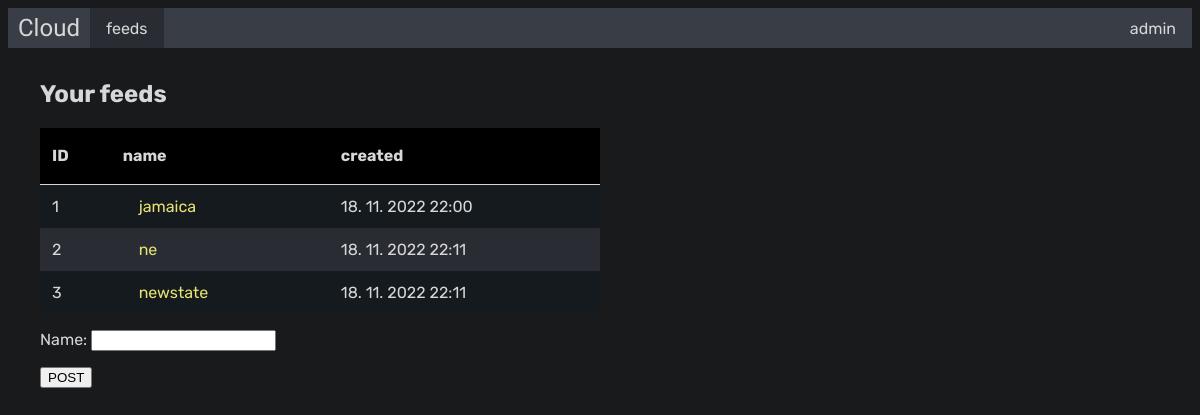
Before: /cloud/feed/ (signed in) with the older database file.
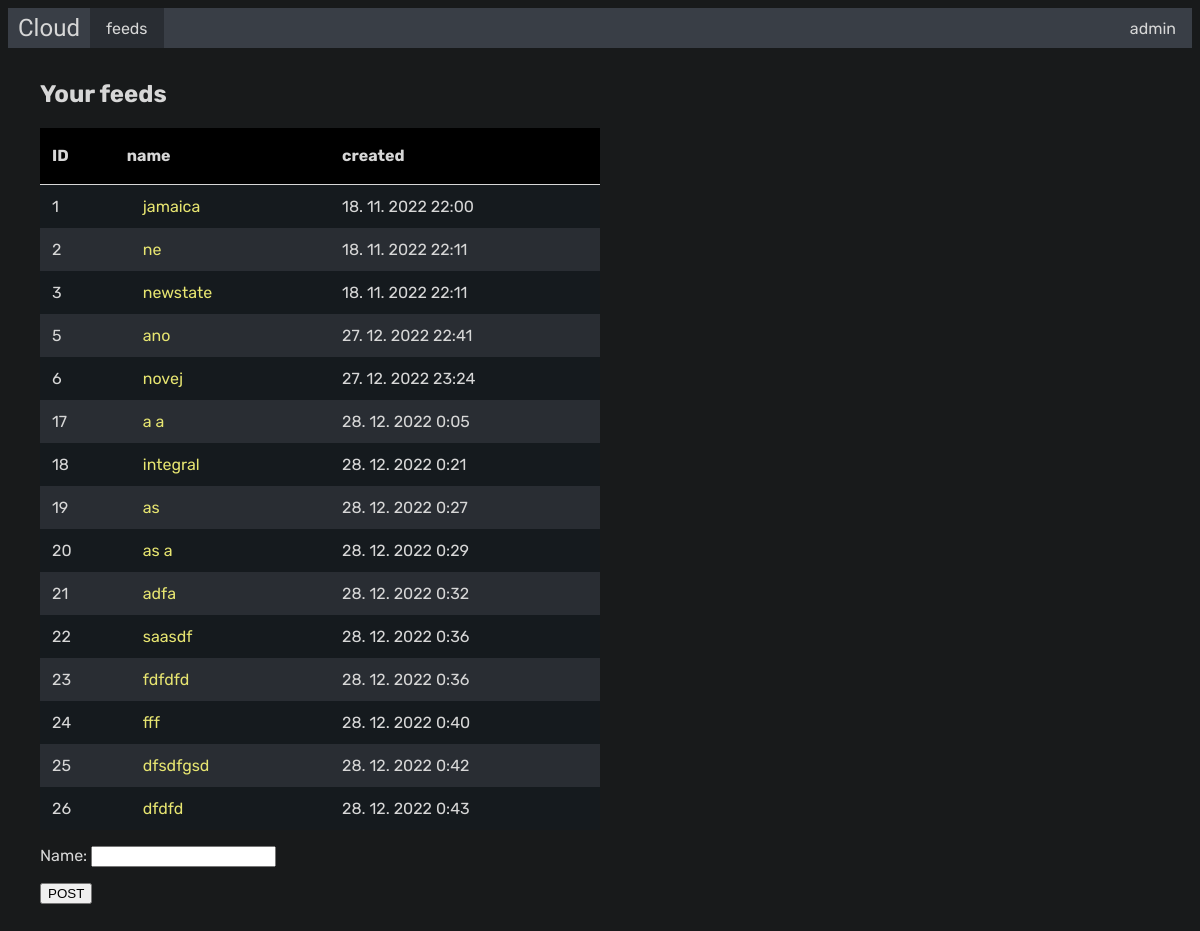
After: the same page with the newer database file.
### feed/models.py (models this page shows, shortened)
class User(AbstractUser):
    username = models.CharField(
        "username",
        max_length=20,
        unique=True,
        error_messages=None,
    )

class Feed(models.Model):
    name = models.CharField(max_length=20, validators=[RegexValidator("^[a-zA-Z0-9-_.]+$", "Špatně")]) #TODO: Text při chybě - mrknout do modelformu
    date_created = models.DateTimeField(auto_now_add=True)
    owner = models.ForeignKey(User, on_delete=models.CASCADE) #, default=
    class Meta:
        constraints = [
            models.UniqueConstraint(fields=['name', 'owner'], name='unique name and owner bond')
        ]

### feed/views.py (the view, shortened to what this page needs)
# urls.py: path("feed/", views.feed_list, name="feed_list"),
@login_required
def feed_list(request):
    if request.method != "POST":
        feeds = models.Feed.objects.filter(owner__username=request.user.username).values("id", "name", "date_created", "owner__username")
    return render(request, "feed/feed_list.html", {"user":request.user, "form": forms.NewFeed , "feeds": feeds})

### feed/templates/feed/feed_list.html (shortened to what this page needs)
{% extends "feed/base.html" %}
{% block feeds %}enabled{% endblock %}
{% block body %}
<h2>Your feeds</h2>
<table class="feeds">
    <tr>
        <th>ID</th>
        <th>name</th>
        <th>created</th>
    </tr>
    {% for feed in feeds %}
    <tr>
        <td>{{ feed.id }}</td>
        <td><a href="{% url "feed_view" feed.owner__username feed.name %}">{{ feed.name }}</a></td>
        <td>{{ feed.date_created|date:"j. n. Y G:i" }}</td>
    </tr>
    {% endfor %}
</table>
<form method="post" action="{% url "feed_list" %}">
    {{ form.as_p }}
    <input type="submit" value="POST">
</form>
{% endblock %}

### feed/templates/feed/base.html (shortened to what this page needs)
{% load static %}
<!DOCTYPE html>
<html lang="en">
<head>
    <link rel="stylesheet" href="{% static 'feed/base_style.css' %}">
</head>
<body>
    <header>
        <ul><li class="logo"><a href="">Cloud</a></li>
            <li><a class="{% block feeds %}{% endblock %}" href="{% url 'feed_list' %}">feeds</a></li>
            <li style="margin-left:auto"><a class="{% block profile %}{% endblock %}" href="{% url 'user_profile_base' %}">{% if user.is_authenticated %}{{ user }}{% else %}Login{% endif %}</a></li>
        </ul>
    </header>
    <main>
        {% block body %} default text {% endblock %}
    </main>
</body>
</html>

### feed/static/feed/base_style.css (style rules this page uses)
:root { --bg: #181a1b; --fg: #393e46; --hl: #f96d00; --tx: #d7d7d7; }
body { font-family: 'Rubik', sans-serif; background-color: var(--bg); color: var(--tx); }
main { margin: 2em }
header ul { display: flex; background-color: var(--fg); overflow: hidden; height: 2.5em; width: 100%; margin: 0; padding: 0; list-style-type: none; align-items: center; text-align: center; }
header li { float: left; #display: inline-block; }
header li a { display: block; color: var(--tx); text-decoration: none; height: 100%; padding: 14px 16px; }
header li a:hover, header li a.enabled { background-color: #292d33; }
.logo a { font-family: 'Orbitron', sans-serif; font-size: 1.5em; padding: 0 10px; }
.feeds { width: 50%; border-collapse: collapse; background-color: #292d33; min-width: 33em; }
.feeds tr:nth-child(even) { background-color: #151a1e; }
.feeds th { height: 2em; background-color: black; border-bottom: 1px solid var(--tx); }
.feeds th, .feeds td { padding: 0.75em; text-align: left; }
.feeds a { color: #e7e571; padding: 0.5em 1em 0.5em 1em; text-decoration: none; }

Changed rows visible on the page:
added Feed: id "5", name "ano", date_created "27. 12. 2022 22:41"
added Feed: id "6", name "novej", date_created "27. 12. 2022 23:24"
added Feed: id "17", name "a a", date_created "28. 12. 2022 0:05"
added Feed: id "18", name "integral", date_created "28. 12. 2022 0:21"
added Feed: id "19", name "as", date_created "28. 12. 2022 0:27"
added Feed: id "20", name "as a", date_created "28. 12. 2022 0:29"
added Feed: id "21", name "adfa", date_created "28. 12. 2022 0:32"
added Feed: id "22", name "saasdf", date_created "28. 12. 2022 0:36"
added Feed: id "23", name "fdfdfd", date_created "28. 12. 2022 0:36"
added Feed: id "24", name "fff", date_created "28. 12. 2022 0:40"
added Feed: id "25", name "dfsdfgsd", date_created "28. 12. 2022 0:42"
added Feed: id "26", name "dfdfd", date_created "28. 12. 2022 0:43"
